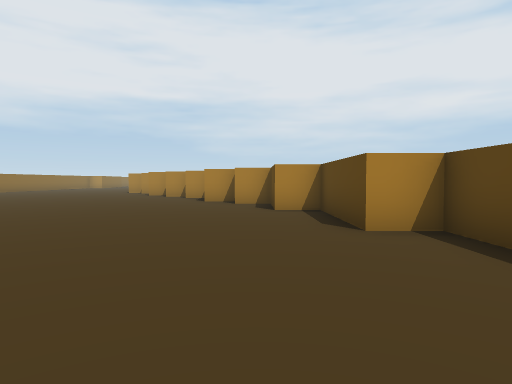
[1] (above)

16 first-person views from a walk through a Unity game level. The camera is 1.3 m above the floor, tilts 2° down and sees 75° across. The floor is counted in squares, 2 m on a side. Each view is taken from the middle of a square. On the plan, view 1 faces up. The plan holds only what a view shows up to about 10 squares ahead; the rest is blank. The place goes on beyond the plan.

[2]
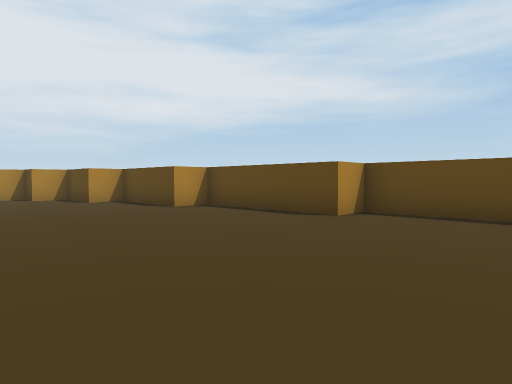

[3]
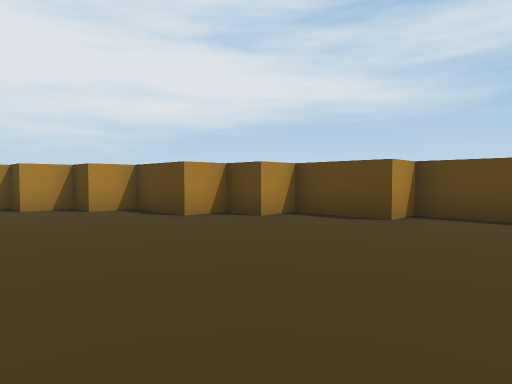

[4]
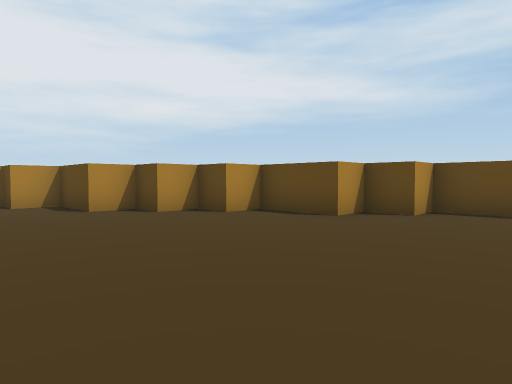

[5]
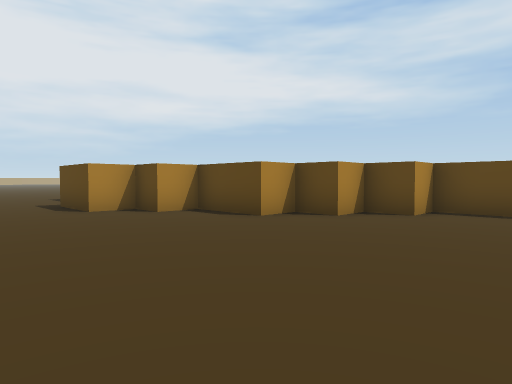

[6]
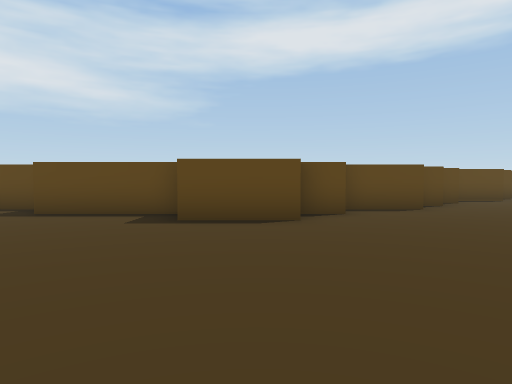

[7]
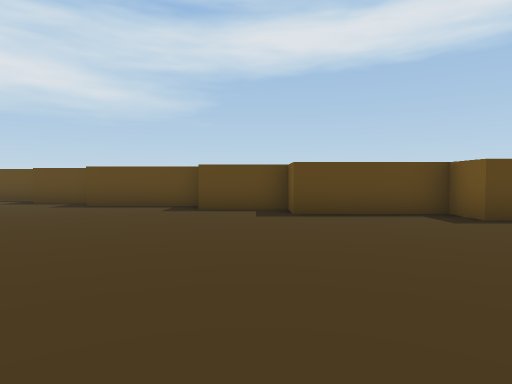

[8]
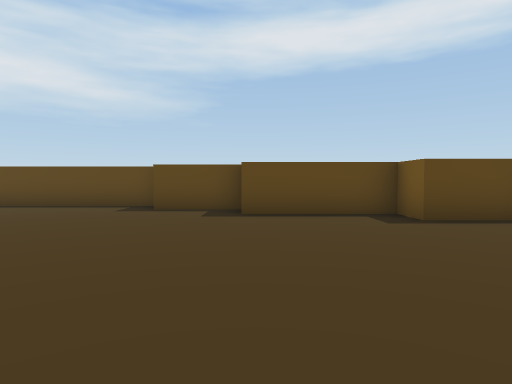

[9]
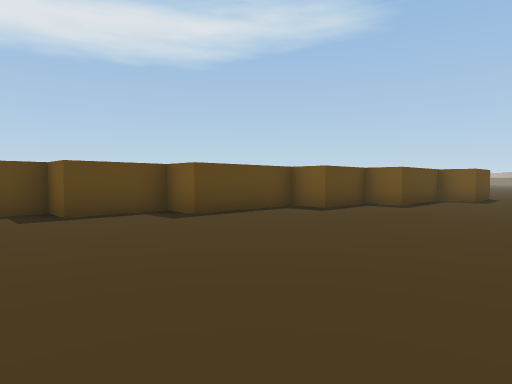

[10]
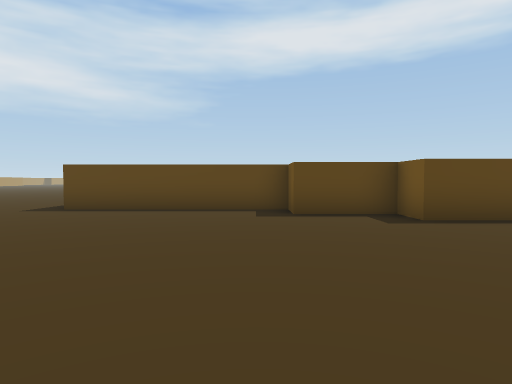

[11]
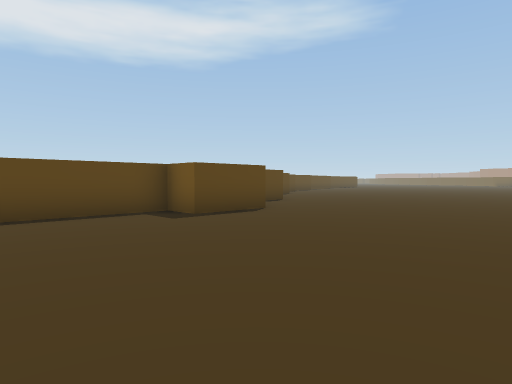

[12]
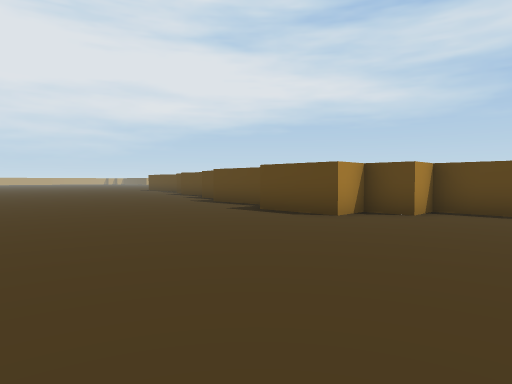

[13]
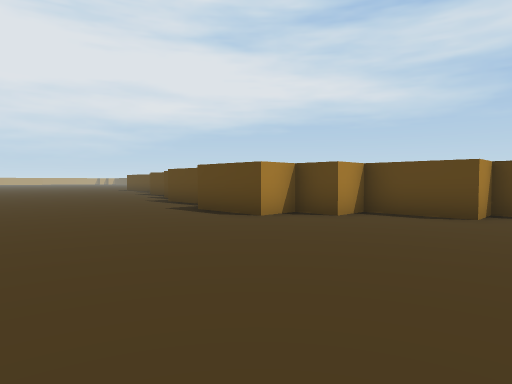

[14]
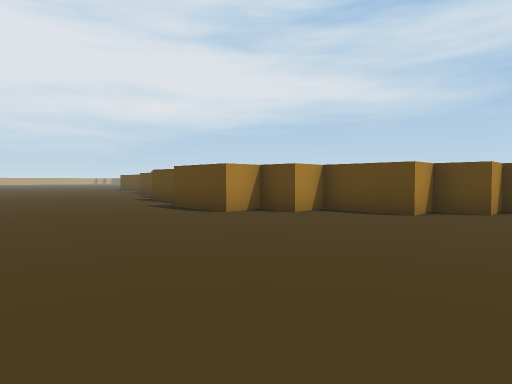

[15]
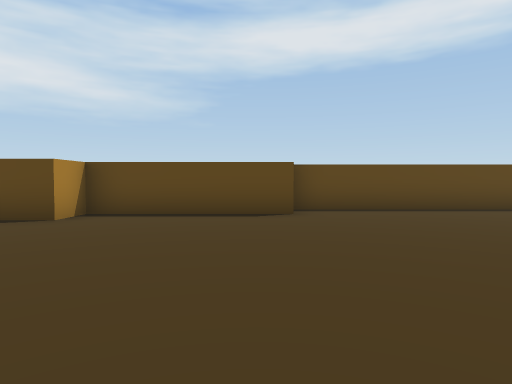

[16]
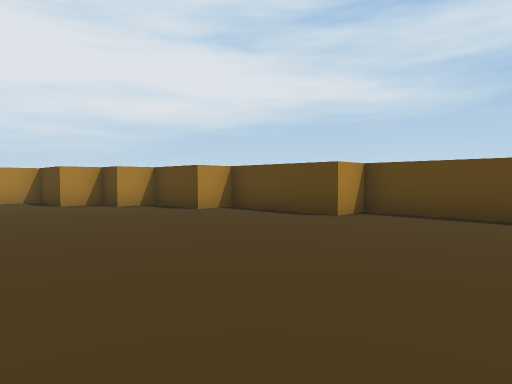

### Floor plan
Points are (right, up) in squares from view 1. A wall is a line through its corners. A room is listed if a view was taken in it or the views show most of it. See-through windows are left out.
Room 1 (views 1, 2, 3, 4, 5, 6, 7, 8, 9, 10, 11, 12, 13, 14, 15, 16)
walls: (3.4, -3.5) (3.4, 0.3) (2.4, 0.3) (2.4, 4.3) (1.4, 4.3) (1.4, 7.3) (0.4, 7.3) (0.4, 9.3) (-0.6, 9.3) (-0.6, 10.3) (-1.6, 10.3) (-1.6, 12.3) (-2.6, 12.3) (-2.6, 13.3) (-3.6, 13.3) (-3.6, 14.3) (-4.6, 14.3) (-4.6, 16.3) (-5.6, 16.3) (-5.6, 17.3) (-6.6, 17.3) (-6.6, 19.3) (-5.6, 19.3) (-5.6, 22.3) (-4.6, 22.3) (-4.6, 24.3) (-3.6, 24.3) (-3.6, 27.3) (-2.6, 27.3) (-2.6, 29.3) (-1.6, 29.3) (-1.6, 32.5)

Where each view was taken, in squares from view 1:
view 1: 0 up, 0 right, facing up
view 2: 3 down, 3 left, facing up-right
view 3: 5 up, 5 left, facing up-right
view 4: 7 up, 7 left, facing up-right
view 5: 10 up, 9 left, facing up-right
view 6: 18 up, 12 left, facing right
view 7: 23 up, 12 left, facing right
view 8: 27 up, 10 left, facing right
view 9: 31 up, 9 left, facing down-right
view 10: 30 up, 9 left, facing right
view 11: 23 up, 12 left, facing down-right
view 12: 14 up, 12 left, facing up-right
view 13: 13 up, 11 left, facing up-right
view 14: 12 up, 11 left, facing up-right
view 15: 1 up, 4 left, facing right
view 16: 1 up, 4 left, facing up-right
